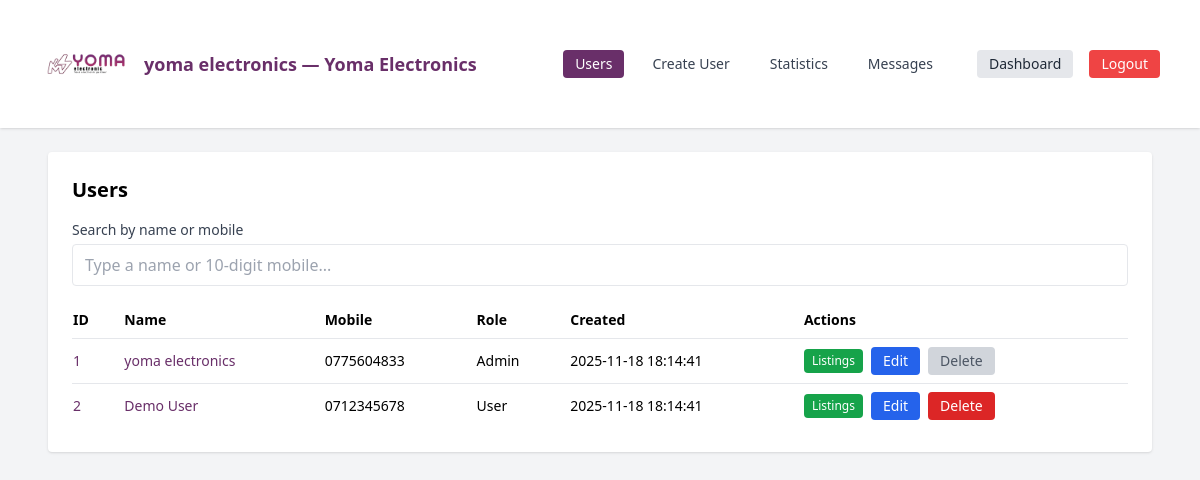
/admin.php (signed in), run on the app's committed database.
### tables this page shows
CREATE TABLE `users` (
  `id` INT UNSIGNED NOT NULL AUTO_INCREMENT,
  `username` VARCHAR(191) NOT NULL,
  `mobile_number` VARCHAR(20) NOT NULL,
  `password_hash` VARCHAR(255) NULL,
  `is_admin` TINYINT(1) NOT NULL DEFAULT 0,
  `created_at` TIMESTAMP NOT NULL DEFAULT CURRENT_TIMESTAMP,
  `updated_at` TIMESTAMP NOT NULL DEFAULT CURRENT_TIMESTAMP ON UPDATE CURRENT_TIMESTAMP,
  PRIMARY KEY (`id`),
  UNIQUE KEY `uniq_username` (`username`),
  UNIQUE KEY `uniq_mobile` (`mobile_number`)
);

### config.php (called while the page is built, shortened)
<?php
function db() {
    static $pdo = null;
    if ($pdo === null) {
        $dsn = 'mysql:host=' . DB_HOST . ';port=' . DB_PORT . ';dbname=' . DB_NAME . ';charset=utf8mb4';
        try {
            $pdo = new PDO($dsn, DB_USER, DB_PASS, [
                PDO::ATTR_ERRMODE => PDO::ERRMODE_EXCEPTION,
                PDO::ATTR_DEFAULT_FETCH_MODE => PDO::FETCH_ASSOC,
            ]);
        } catch (PDOException $e) {
            http_response_code(500);
            echo '<h1>Database connection failed</h1>';
            echo '<p>Please ensure MySQL is running, setup.sql is imported, and config.php credentials are correct.</p>';
            exit;
        }
    }
    return $pdo;
}
?>

### admin.php (the view, shortened to what this page needs)
<?php
require_once __DIR__ . '/config.php';
$q = isset($_GET['q']) ? trim((string)$_GET['q']) : '';
$params = [];
$sql = 'SELECT id, username, mobile_number, is_admin, created_at FROM users';
$sql .= ' ORDER BY created_at DESC LIMIT 100';
if (!empty($params)) {
  $stmt = db()->prepare($sql);
  $stmt->execute($params);
  $users = $stmt->fetchAll();
} else {
  $users = db()->query($sql)->fetchAll();
}
?>
<!doctype html>
<html lang="en">
<head>
  <script src="https://cdn.tailwindcss.com"></script>
</head>
<body class="bg-gray-100 min-h-screen">
  <?php include __DIR__ . '/includes/admin_nav.php'; ?>
  <main class="max-w-6xl mx-auto p-6 space-y-6">
    <section class="bg-white rounded shadow p-6">
      <h2 class="text-xl font-semibold mb-4">Users</h2>
      <form id="userSearchForm" method="get" class="mb-4">
        <label class="block text-sm font-medium text-gray-700 mb-1" for="q">Search by name or mobile</label>
        <input id="q" name="q" value="<?= htmlspecialchars($q) ?>" style="--tw-ring-color: #692f69;" class="mt-1 block w-full px-3 py-2 border rounded focus:outline-none focus:ring-2" placeholder="Type a name or 10-digit mobile..." autocomplete="off" />
      </form>
      <div class="overflow-x-auto">
        <table class="min-w-full text-sm">
          <thead>
            <tr class="text-left border-b">
              <th class="py-2 pr-4">ID</th>
              <th class="py-2 pr-4">Name</th>
              <th class="py-2 pr-4">Mobile</th>
              <th class="py-2 pr-4">Role</th>
              <th class="py-2 pr-4">Created</th>
              <th class="py-2 pr-4">Actions</th>
            </tr>
          </thead>
          <tbody id="usersTbody">
            <?php foreach ($users as $u): ?>
              <?php $listingHref = '/Kaveesha/add_listing.php?user_id=' . (int)$u['id']; ?>
              <tr class="border-b last:border-0 cursor-pointer hover:bg-purple-50" data-href="<?= $listingHref ?>">
                <td class="py-2 pr-4"><a href="<?= $listingHref ?>" style="color: #692f69;" class="hover:underline" title="Add listing for user #<?= (int)$u['id'] ?>"><?= (int)$u['id'] ?></a></td>
                <td class="py-2 pr-4"><a href="<?= $listingHref ?>" style="color: #692f69;" class="hover:underline" title="Add listing for <?= htmlspecialchars($u['username']) ?>"><?= htmlspecialchars($u['username']) ?></a></td>
                <td class="py-2 pr-4"><?= htmlspecialchars($u['mobile_number']) ?></td>
                <td class="py-2 pr-4"><?= !empty($u['is_admin']) ? 'Admin' : 'User' ?></td>
                <td class="py-2 pr-4"><?= htmlspecialchars($u['created_at']) ?></td>
                <td class="py-2 pr-4">
                  <div class="flex items-center gap-2">
                    <a href="/Kaveesha/admin_user_listings.php?user_id=<?= (int)$u['id'] ?>" class="inline-block px-2 py-1 bg-green-600 text-white rounded hover:bg-green-700 text-xs">Listings</a>
                    <a href="/Kaveesha/admin_user_edit.php?id=<?= (int)$u['id'] ?>" class="inline-block px-3 py-1 bg-blue-600 text-white rounded hover:bg-blue-700">Edit</a>
                    <form action="/Kaveesha/admin_user_delete.php" method="post" onsubmit="return confirm('Delete this user? This cannot be undone.');"
                      <input type="hidden" name="id" value="<?= (int)$u['id'] ?>">
                      <?php $isSelf = isset($_SESSION['user_id']) && ((int)$_SESSION['user_id'] === (int)$u['id']); ?>
                      <button type="submit" class="px-3 py-1 rounded <?= $isSelf ? 'bg-gray-300 text-gray-600 cursor-not-allowed' : 'bg-red-600 text-white hover:bg-red-700' ?>" <?= $isSelf ? 'disabled' : '' ?>>Delete</button>
                    </form>
                  </div>
                </td>
              </tr>
            <?php endforeach; ?>
          </tbody>
        </table>
      </div>
    </section>
  </main>
</body>
</html>

### includes/admin_nav.php (shortened to what this page needs)
<?php
$current = basename($_SERVER['PHP_SELF']);
$isUsers = in_array($current, ['admin.php', 'admin_users.php'], true);
$isCreate = ($current === 'admin_create_user.php');
$isStatistics = ($current === 'admin_statistics.php');
if (!function_exists('nav_link_classes')) {
    function nav_link_classes($active) {
        $base = 'text-sm px-3 py-1 rounded transition-colors';
        return $active
            ? $base . ' text-white'
            : $base . ' text-gray-700 hover:bg-gray-100';
    }
}
if (!function_exists('nav_link_style')) {
    function nav_link_style($active) {
        return $active ? 'background-color: #692f69;' : '';
    }
}
$adminName = isset($_SESSION['user']) ? (string)$_SESSION['user'] : 'Admin';
if (!empty($_SESSION['user_id']) && empty($_SESSION['cached_username'])) {
  try {
    $stmt = db()->prepare('SELECT username FROM users WHERE id = ? LIMIT 1');
    $stmt->execute([(int)$_SESSION['user_id']]);
    $row = $stmt->fetch();
    if ($row && isset($row['username']) && $row['username'] !== '') {
      $adminName = (string)$row['username'];
      $_SESSION['cached_username'] = $adminName;
    }
  } catch (Throwable $e) {
  }
} elseif (!empty($_SESSION['cached_username'])) {
  $adminName = $_SESSION['cached_username'];
}
?>
<nav class="bg-white shadow">
  <div class="max-w-6xl mx-auto px-4 py-4 flex items-center justify-between">
  <div class="flex items-center space-x-2 text-lg font-semibold">
    <img src="/Kaveesha/logo/logo1.png" alt="Yoma Electronics Logo" class="h-24 w-auto">
    <span style="color: #692f69;"><?= htmlspecialchars($adminName) ?> — Yoma Electronics</span>
  </div>
    <div class="hidden md:flex items-center space-x-8">
      <div class="flex items-center space-x-4">
        <a href="/Kaveesha/admin.php" class="<?= nav_link_classes($isUsers) ?>" <?= $isUsers ? 'style="' . nav_link_style($isUsers) . '"' : '' ?>>Users</a>
        <a href="/Kaveesha/admin_create_user.php" class="<?= nav_link_classes($isCreate) ?>" <?= $isCreate ? 'style="' . nav_link_style($isCreate) . '"' : '' ?>>Create User</a>
        <a href="/Kaveesha/admin_statistics.php" class="<?= nav_link_classes($isStatistics) ?>" <?= $isStatistics ? 'style="' . nav_link_style($isStatistics) . '"' : '' ?>>Statistics</a>
        <a href="/Kaveesha/admin_messages.php" class="<?= nav_link_classes($current === 'admin_messages.php') ?> relative" <?= ($current === 'admin_messages.php') ? 'style="' . nav_link_style(true) . '"' : '' ?>>
          Messages
        </a>
      </div>
      <div class="flex items-center space-x-4">
        <a href="/Kaveesha/dashboard.php" class="text-sm bg-gray-200 text-gray-800 px-3 py-1 rounded">Dashboard</a>
        <a href="/Kaveesha/logout.php" class="logout-link text-sm bg-red-500 text-white px-3 py-1 rounded">Logout</a>
      </div>
    </div>
  </div>
</nav>

### data on the page
users: id "1", username "yoma electronics", mobile_number "0775604833", is_admin "Admin", created_at "2025-11-18 18:14:41"
users: id "2", username "Demo User", mobile_number "0712345678", is_admin "User", created_at "2025-11-18 18:14:41"

### other printed values
$adminName "yoma electronics"
